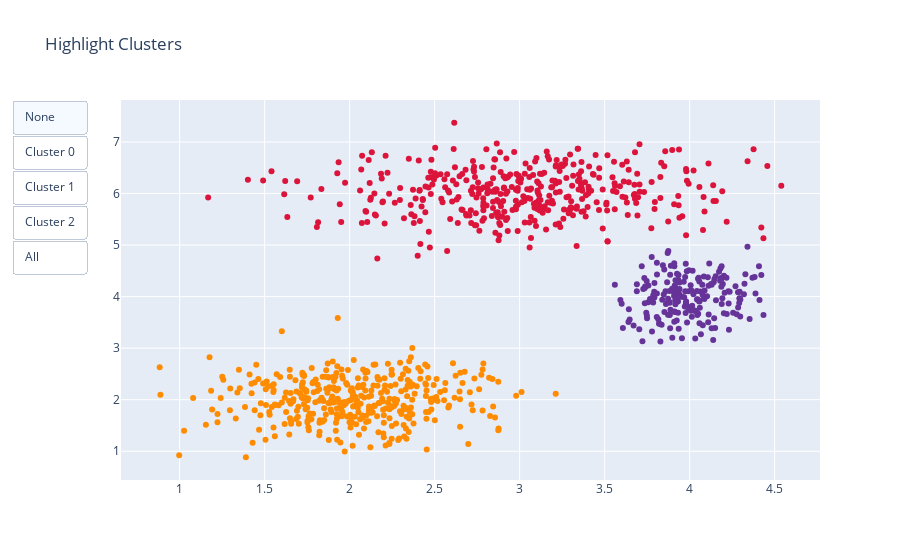

The code cell stored with this chart in its notebook:
### Code cell
import plotly.graph_objects as go

# Generate dataset
import numpy as np
np.random.seed(1)

x0 = np.random.normal(2, 0.4, 400)
y0 = np.random.normal(2, 0.4, 400)
x1 = np.random.normal(3, 0.6, 600)
y1 = np.random.normal(6, 0.4, 400)
x2 = np.random.normal(4, 0.2, 200)
y2 = np.random.normal(4, 0.4, 200)

# Create figure
fig = go.Figure()

# Add traces
fig.add_trace(
    go.Scatter(
        x=x0,
        y=y0,
        mode="markers",
        marker=dict(color="DarkOrange")
    )
)

fig.add_trace(
    go.Scatter(
        x=x1,
        y=y1,
        mode="markers",
        marker=dict(color="Crimson")
    )
)

fig.add_trace(
    go.Scatter(
        x=x2,
        y=y2,
        mode="markers",
        marker=dict(color="RebeccaPurple")
    )
)

# Add buttons that add shapes
cluster0 = [dict(type="circle",
                            xref="x", yref="y",
                            x0=min(x0), y0=min(y0),
                            x1=max(x0), y1=max(y0),
                            line=dict(color="DarkOrange"))]
cluster1 = [dict(type="circle",
                            xref="x", yref="y",
                            x0=min(x1), y0=min(y1),
                            x1=max(x1), y1=max(y1),
                            line=dict(color="Crimson"))]
cluster2 = [dict(type="circle",
                            xref="x", yref="y",
                            x0=min(x2), y0=min(y2),
                            x1=max(x2), y1=max(y2),
                            line=dict(color="RebeccaPurple"))]

fig.update_layout(
    updatemenus=[
        dict(
            type="buttons",
            buttons=[
                dict(label="None",
                     method="relayout",
                     args=["shapes", []]),
                dict(label="Cluster 0",
                     method="relayout",
                     args=["shapes", cluster0]),
                dict(label="Cluster 1",
                     method="relayout",
                     args=["shapes", cluster1]),
                dict(label="Cluster 2",
                     method="relayout",
                     args=["shapes", cluster2]),
                dict(label="All",
                     method="relayout",
                     args=["shapes", cluster0 + cluster1 + cluster2])
            ],
        )
    ]
)

# Update remaining layout properties
fig.update_layout(
    title_text="Highlight Clusters",
    showlegend=False,
)

fig.show()

### Figure 1 — Plotly figure (JSON) as saved in the notebook; plotly's stock layout.template omitted (floating-point values rounded to 4 significant figures; data arrays with more than 128 entries replaced by an {"elided": "..."} marker saying what was removed)
{"data": [{"marker": {"color": "DarkOrange"}, "mode": "markers", "type": "scatter", "x": {"elided": "400 float values"}, "y": {"elided": "400 float values"}}, {"marker": {"color": "Crimson"}, "mode": "markers", "type": "scatter", "x": {"elided": "600 float values"}, "y": {"elided": "400 float values"}}, {"marker": {"color": "RebeccaPurple"}, "mode": "markers", "type": "scatter", "x": {"elided": "200 float values"}, "y": {"elided": "200 float values"}}], "layout": {"showlegend": false, "title": {"text": "Highlight Clusters"}, "updatemenus": [{"buttons": [{"args": ["shapes", []], "label": "None", "method": "relayout"}, {"args": ["shapes", [{"line": {"color": "DarkOrange"}, "type": "circle", "x0": 0.8828, "x1": 3.212, "xref": "x", "y0": 0.8836, "y1": 3.583, "yref": "y"}]], "label": "Cluster 0", "method": "relayout"}, {"args": ["shapes", [{"line": {"color": "Crimson"}, "type": "circle", "x0": 1.168, "x1": 4.75, "xref": "x", "y0": 4.739, "y1": 7.373, "yref": "y"}]], "label": "Cluster 1", "method": "relayout"}, {"args": ["shapes", [{"line": {"color": "RebeccaPurple"}, "type": "circle", "x0": 3.56, "x1": 4.434, "xref": "x", "y0": 3.131, "y1": 4.969, "yref": "y"}]], "label": "Cluster 2", "method": "relayout"}, {"args": ["shapes", [{"line": {"color": "DarkOrange"}, "type": "circle", "x0": 0.8828, "x1": 3.212, "xref": "x", "y0": 0.8836, "y1": 3.583, "yref": "y"}, {"line": {"color": "Crimson"}, "type": "circle", "x0": 1.168, "x1": 4.75, "xref": "x", "y0": 4.739, "y1": 7.373, "yref": "y"}, {"line": {"color": "RebeccaPurple"}, "type": "circle", "x0": 3.56, "x1": 4.434, "xref": "x", "y0": 3.131, "y1": 4.969, "yref": "y"}]], "label": "All", "method": "relayout"}], "type": "buttons"}]}}
